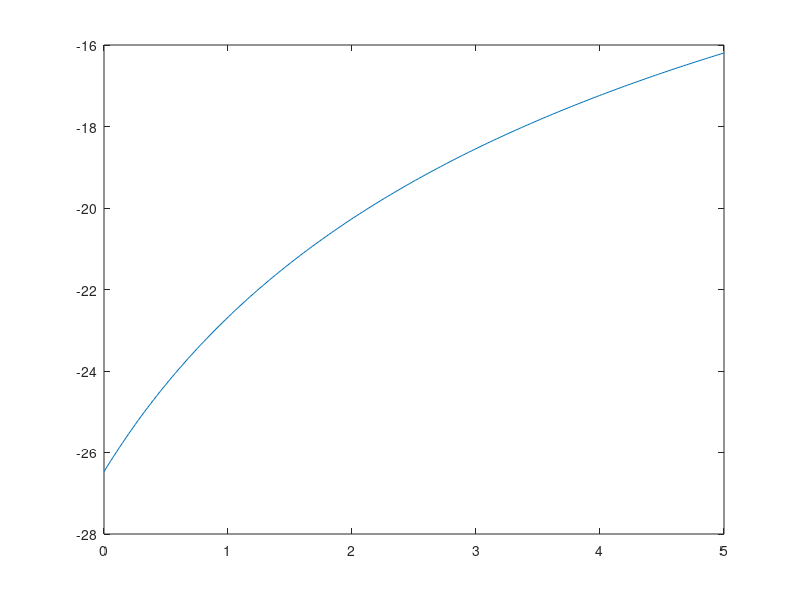

MATLAB code for this plot: (Note: this script raises an error after producing the figure.)
%*************************************************************************
% Econ 899 HW5 
% Shiyan Wei
% 11/06/2018
% ************************************************************************

% ************************************************************************
% This script is used to solving the homework 5 for Econ 899
% ***********************************************************************
clear
clc
close all

%% Data Initiated 
N = 66;
n = 0.011;
% Grid Number
Na = 200;

% Initial asset holding
a1 = 0;

% worker retire
JR = 46;

% Benefits

% labor income tax
ttheta  = 0.11;

ggama = 0.42;
ssigma = 2;

% idiosyncratic productivity
z = [3;0.5];
% The probability of productivity
Pz = [0.2037;0.7963];

% Trhansition probability
Pi = [0.9261 1-0.9261;
     1-0.9811 0.9811];

% capital share
aalpha = 0.36;
% depreciation rate
delta = 0.06;

% Asset Space
alb = 0;
aub = 5;

A = linspace(alb, aub, Na)';

a = A* ones(1,Na);
aa = A* ones(1,Na); 

% labor space
% Here I do not use the [0,1] because we  
llb = 0.00000001;
lub = 0.99999999;

L = linspace(llb,lub,Na)';
l = L* ones(1,Na);


% Import labor effciency
ef = importdata('ef.txt');

%% Dynamic Programming Problem
w = 1.05;
r = 0.05;
b = 0.2;

bbeta = 0.97;

%------------- The utility for the retireed agent ----------------
% consumption of returement
 
c_r = (1+r)*a + b - aa';
c_r(find(c_r <=0)) = NaN;

% utility of the retirement
u_r = (c_r .^ ((1-ssigma) .* ggama))./(1-ssigma);
u_r(find(isnan(u_r))) = -inf;

%----------- The value function for retired agent ----------------

v0_r = zeros(Na,N-JR);
v1_r = zeros(Na,N-JR);
dec_r = zeros(Na,N-JR);

% find the value function for the T age agent
v1_r(:,N-JR)= u_r(:,1); % The coloumn 1 means the agent choose not to save in this period.
v0_r = v1_r;

% find the value function for the j<T age agent
for j = N-JR-1:-1:1
    w_r = u_r + bbeta .*v0_r(:,j+1)';
    [v1_r(:,j), dec_r(:,j)] = max(w_r,[],2);
    v0_r = v1_r;
end

plot(A,v1_r(:,4))

%----------- The utility function for worked agent ----------------
% labor efficiency 
% - first row is ef if it get z = 3
% - second row is the ef if it get z = 0.5
e = z * ef';

v0_w_zh = zeros(Na,JR);
v0_w_zl = zeros(Na,JR);
v1_w_zh = zeros(Na,JR);
v1_w_zl = zeros(Na,JR);
% the last period of value function of working agent is the same as the
% retire people

v0_w_zh(:,JR) = v0_r(:,1);
v0_w_zl(:,JR) = v0_r(:,1);
v1_w_zh = v0_w_zh;
v1_w_zl = v0_w_zl;


% Initiate the decision rule for people d_l(a| j) d_aa(a|j)
% - row of each is the a
% - collumn is the age
dec_l_zh = zeros(Na,JR-1);
dec_aa_zh = zeros(Na,JR-1);

dec_l_zl = zeros(Na,JR-1);
dec_aa_zl = zeros(Na,JR-1);

tic
for j = JR-1
% searh for the best l an aa' combination for each a
parfor i = 1:Na
    ai = A(i);    
    % ------------ the labor l and future asset aaa choice of worker --------------------
    % consumption of worker
    c_w_zh = w * (1-ttheta)* e(1,j)* l + (1+r) * ai - aa';
    c_w_zl = w * (1-ttheta)* e(2,j)* l + (1+r) * ai - aa';
    c_w_zh(find(c_w_zh <0)) = NaN; 
    c_w_zl(find(c_w_zl <0)) = NaN;
  % utility of the worker is 
    u_w_zh = (c_w_zh.^ggama.*(1-l).^(1-ggama)).^(1-ssigma)/(1-ssigma);
    u_w_zl = (c_w_zl.^ggama.*(1-l).^(1-ggama)).^(1-ssigma)/(1-ssigma);
    u_w_zh(find(isnan(u_w_zh))) = -inf;
    u_w_zl(find(isnan(u_w_zl))) = -inf;
    
    w_zh = u_w_zh + bbeta * v0_w_zh(:,j+1)';
    w_zl = u_w_zl + bbeta * v0_w_zl(:,j+1)';
   
   % --------------make choice of (l,aa) given a ------------------
   % we frist choose aa
   % - v1_zh_aa the optimal value w_zh after choosing aa, given a. The row of
   % w_zh is varies of l.
   % - dec_zh_aa is the optimal choice of aa given varies of l
   [v1_zh_aa, dec_zh_aa] = max(w_zh,[],2);
   [v1_zl_aa, dec_zl_aa] = max(w_zl,[],2); 
   
   
   % then choose l
   % - v1_zh_aa the optimal value w_zh after choosing aa, given a. The row of
   % w_zh is varies of l.
   % - dec_zh_aa is the optimal choice of aa given varies of l   
   [v1_zh_l,dec_zh_l] = max(v1_zh_aa);
   [v1_zl_l,dec_zl_l] = max(v1_zl_aa);
   
   % storage the choice of aa, l in the matrix
   % for the good worker
    dec_l_zh(i,j) = dec_zh_l;
    dec_aa_zh(i,j) = dec_zh_aa(dec_zh_l);
    
   % for the bad worker 
    dec_l_zl(i,j) = dec_zl_l;
    dec_aa_zl(i,j) = dec_zl_aa(dec_zl_l);
   
    % storage the value function
    v1_w_zh(i,j) = v1_zh_l;
    v1_w_zl(i,j) = v1_zl_l;
   
end
    
end
toc
% for j = JR-2:-1:1
% end